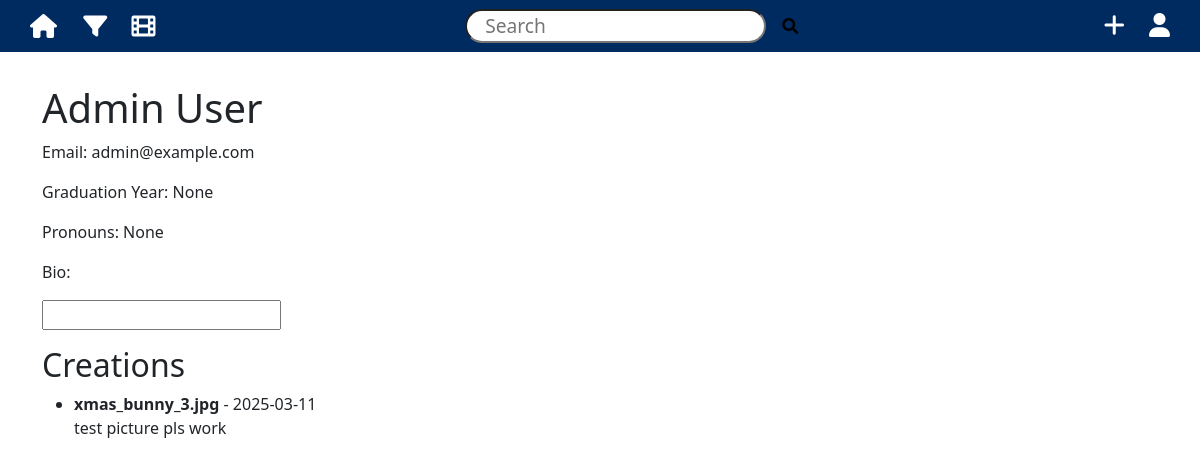
The app's page /user/1 (signed in), older data.
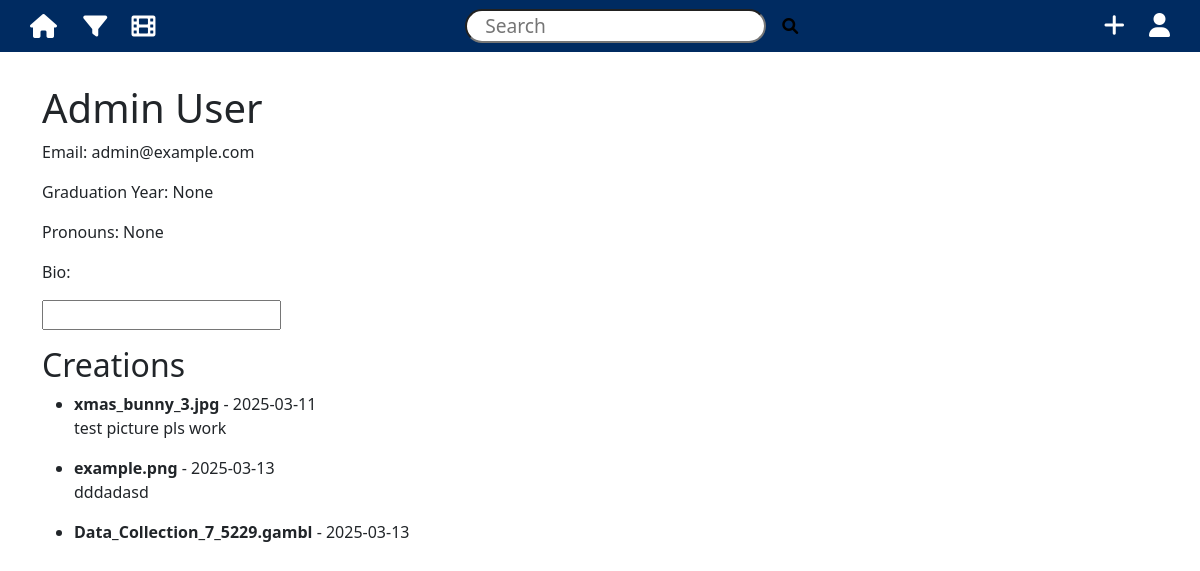
The same page, newer data.
### models.py (models this page shows, shortened)
class User(db.Model, UserMixin):
    __tablename__ = 'users'  # Explicitly specify table name
    id = db.Column(db.Integer, primary_key=True)  # Primary key
    first_name = db.Column(db.String(150), nullable=False)  # User's first name
    last_name = db.Column(db.String(150), nullable=False)  # User's last name
    email = db.Column(db.String(150), unique=True, nullable=False)  # User's email address
    gradyear = db.Column(db.Integer)  # Graduation year
    settings_id = db.Column(db.Integer, db.ForeignKey('settings.id'))  # Foreign key to settings table
    pfp_path = db.Column(db.String(200))  # Path to profile picture file
    pronouns = db.Column(db.String(50))  # User's preferred pronouns
    is_admin = db.Column(db.Boolean, default=False)  # Admin status flag
    settings = db.relationship('Settings', back_populates='user', uselist=False)
    creations = db.relationship('Creation', back_populates='user')

class Creation(db.Model):
    __tablename__ = 'creation'  # Explicitly specify table name
    id = db.Column(db.Integer, primary_key=True)  # Primary key
    name = db.Column(db.String(200), nullable=False)  # Name/title of the creation
    student_id = db.Column(db.Integer, db.ForeignKey('users.id'))  # Foreign key to users table
    creation_date = db.Column(db.DateTime, default=datetime.utcnow)  # Timestamp of creation
    photo_path = db.Column(db.String(200))  # Path to photo file of the creation
    video_path = db.Column(db.String(200))  # Path to video file of the creation
    caption = db.Column(db.Text)  # Description or caption of the creation
    user = db.relationship('User', back_populates='creations')
    tools = db.relationship('Tool', secondary=creations_tools, back_populates='creations')

### app.py (the view)
@app.route('/user/<int:user_id>')
@login_required
def user_profile(user_id):
    user = User.query.get_or_404(user_id)
    return render_template('user_profile.html', user=user)

### app.py (called while the page is built)
@login_manager.user_loader
def load_user(user_id):
    return User.query.get(int(user_id))

### templates/user_profile.html (shortened to what this page needs)
{% extends "base.html" %}
{% block content %}
<h1>{{ user.first_name }} {{ user.last_name }}</h1>
<p>Email: {{ user.email }}</p>
<p>Graduation Year: {{ user.gradyear }}</p>
<p>Pronouns: {{ user.pronouns }}</p>
<p>Bio:</p>
<input type="text">
<h2>Creations</h2>
{% if user.creations %}
<ul>
    {% for creation in user.creations %}
    <li>
        <strong>{{ creation.name }}</strong> - {{ creation.creation_date.strftime('%Y-%m-%d') }}
        <p>{{ creation.caption }}</p>
    </li>
    {% endfor %}
</ul>
{% else %}
<p>No creations yet.</p>
{% endif %}
{% endblock %}

### templates/base.html (shortened to what this page needs)
<!doctype html>
<html lang="en">
<head>
    <link rel="stylesheet" href="{{ url_for('static', filename='style.css') }}">
    <link href="https://cdn.jsdelivr.net/npm/bootstrap@5.3.3/dist/css/bootstrap.min.css" rel="stylesheet">
    <link rel="stylesheet" href="https://cdnjs.cloudflare.com/ajax/libs/font-awesome/6.0.0-beta3/css/all.min.css">
</head>
<body>
    <nav class="navbar">
        <div class="nav-icons">
            <a href="{{ url_for('index') }}" class="brand">
                <i class="fa-solid fa-house"></i>
            </a>
            <i class="fa-solid fa-filter"></i>
            <a href="{{ url_for('gallery') }}" class="brand">
                <i class="fa-solid fa-film"></i>
            </a>
        </div>
        <form action="{{ url_for('search') }}" method="GET" class="search-form">
            <input type="text" name="query" class="search-bar" placeholder="Search" style="color: black;">
            <button type="submit" class="search-button">
                <i class="fa-solid fa-search"></i>
            </button>
        </form>
        <div class="nav-icons">
            <a onclick="PullModal()">
                <i class="fa-solid fa-plus" data-bs-toggle="modal" data-bs-target="#exampleModal"></i>
            </a>
            <a href="{{ url_for('user_profile', user_id=4) }}">
                <i class="fa-solid fa-user"></i>
            </a>
        </div>
    </nav>
    <div class="container">
        {% block content %}
        {% endblock %}
    </div>
</body>
</html>

### static/style.css (style rules this page uses)
body { font-family: Arial, sans-serif; margin: 0; padding: 0; }
nav { background-color: #1d1b5b; color: #ecf0f1; padding: 1em 0; }
nav .brand { font-size: 1.5em; color: #ecf0f1; text-decoration: none; }
.navbar { display: flex; align-items: center; justify-content: space-between; padding: 10px 20px; background-color: #002B61; color: #fff; }
.nav-icons i, .search-bar, .fas { margin: 0 10px; color: #fff; font-size: 24px; }
.nav-icons { padding: 0 20px; }
.search-bar { width: 100%; border-radius: 25px; padding-left: 18px; font-size: 120%; }
.container { width: 90%; margin: 2em auto; }
h1, h2 { color: #2c3e50; }
.search-form { display: flex; align-items: center; }
.search-button { background: none; border: none; cursor: pointer; }

Row changes from the older to the newer data that the page shows:
added Creation: name "example.png", creation_date "2025-03-13", caption "dddadasd"
added Creation: name "Data_Collection_7_5229.gambl", creation_date "2025-03-13"
